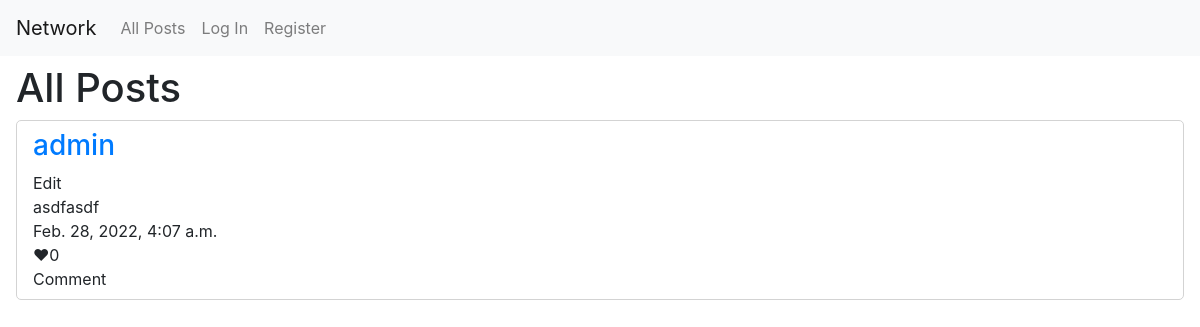
The app's page /, older data.
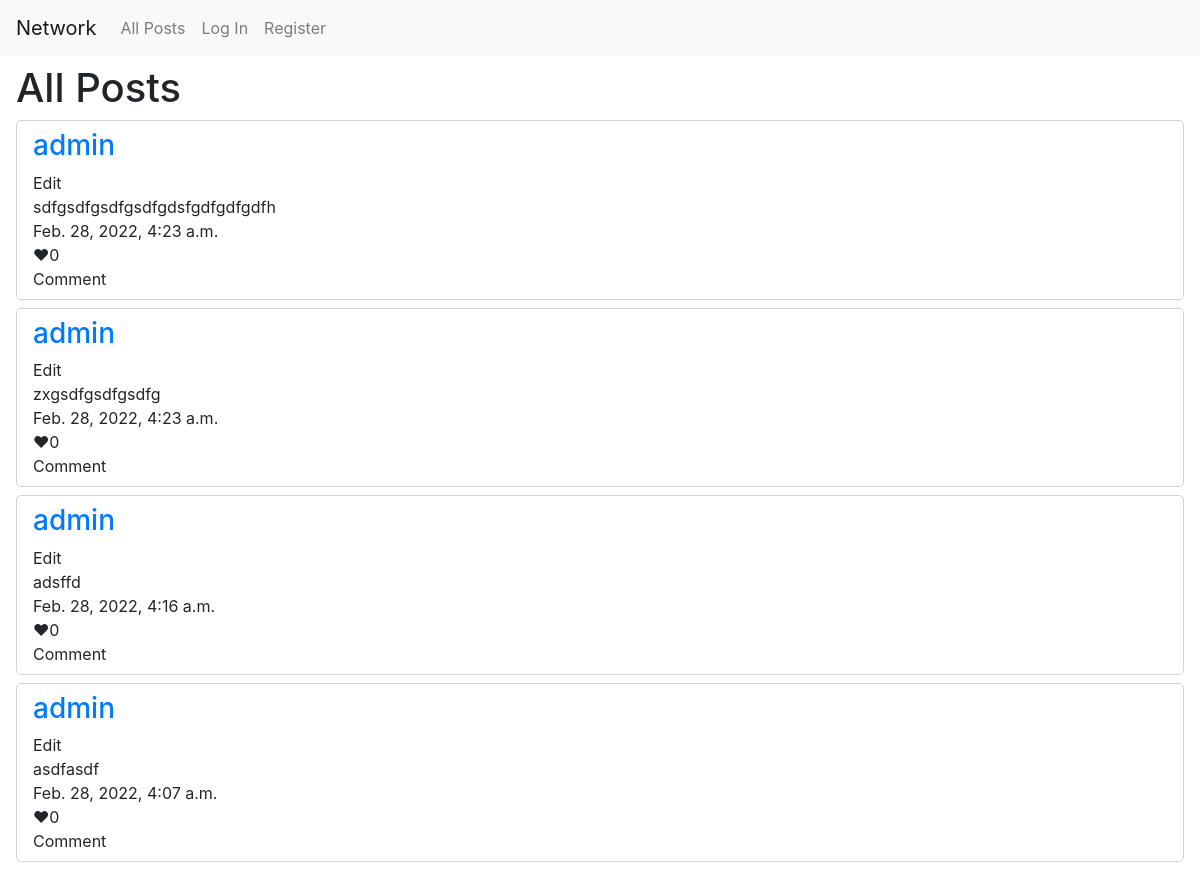
The same page, newer data.
### network/models.py (models this page shows, shortened)
class Post(models.Model):
    user = models.ForeignKey("User", on_delete=models.CASCADE, related_name="posts")
    body = models.TextField(blank=True)
    timestamp = models.DateTimeField(auto_now_add=True)
    likes = models.ManyToManyField(User)

class User(AbstractUser):
    def __str__(self):
        return f"ID:{self.id} - {self.username} | {self.email}"

### network/views.py (the view)
# urls.py: path("", views.index, name="index"),
def index(request):
    posts = Post.objects.all().order_by("-timestamp").all()
    return render(request, "network/index.html", {
        "posts": posts
    })

### network/templates/network/index.html (shortened to what this page needs)
{% extends "network/layout.html" %}
{% load static %}
{% block body %}
<div id="heading">
<h1>All Posts</h1>
</div>
    <div id="posts">
        {% for post in posts %}
        <div class="post">
            <div class="postName"><a href="{% url 'profile' post.user.username %}"><h3>{{ post.user.username }}</h3></a></div>
            <div class="postEdit">Edit</div>
            <div class="postText">{{ post.body }}</div>
            <div class="postTimestamp">{{ post.timestamp }}</div>
            <div class="postLikes">&#10084;{{ post.likes.count }}</div>
            <div class="postComment">Comment</div>
        </div>
        {% endfor %}
    </div>
{% endblock %}

### network/templates/network/layout.html (shortened to what this page needs)
{% load static %}
<!DOCTYPE html>
<html lang="en">
    <head>
        <link rel="stylesheet" href="https://stackpath.bootstrapcdn.com/bootstrap/4.4.1/css/bootstrap.min.css">
        <link href="{% static 'network/styles.css' %}" rel="stylesheet">
    </head>
    <body>
        <nav class="navbar navbar-expand-lg navbar-light bg-light">
            <a class="navbar-brand" href="{% url 'index' %}">Network</a>
            <div>
              <ul class="navbar-nav mr-auto">
                <li class="nav-item">
                  <a class="nav-link" href="{% url 'index' %}">All Posts</a>
                </li>
                {% if user.is_authenticated %}
                    <li class="nav-item">
                        <a class="nav-link" href="{% url 'following' %}">Following</a>
                    </li>
                    <li class="nav-item">
                        <a class="nav-link" href="{% url 'logout' %}">Log Out</a>
                    </li>
                {% else %}
                    <li class="nav-item">
                        <a class="nav-link" href="{% url 'login' %}">Log In</a>
                    </li>
                    <li class="nav-item">
                        <a class="nav-link" href="{% url 'register' %}">Register</a>
                    </li>
                {% endif %}
              </ul>
            </div>
          </nav>
        <div class="body">
            {% block body %}
            {% endblock %}
        </div>
    </body>
</html>

### network/static/network/styles.css (style rules this page uses)
.body { margin: 0.5rem 1rem; }
.post { display: flex; flex-direction: column; border: 1px solid lightgray; border-radius: 5px; padding: 0.5rem 1rem; margin-top: 0.5rem; }

Row changes from the older to the newer data that the page shows:
added Post: user.username "admin", body "sdfgsdfgsdfgsdfgdsfgdfgdfgdfh", timestamp "Feb. 28, 2022, 4:23 a.m.", likes.count "0"
added Post: user.username "admin", body "zxgsdfgsdfgsdfg", timestamp "Feb. 28, 2022, 4:23 a.m.", likes.count "0"
added Post: user.username "admin", body "adsffd", timestamp "Feb. 28, 2022, 4:16 a.m.", likes.count "0"
